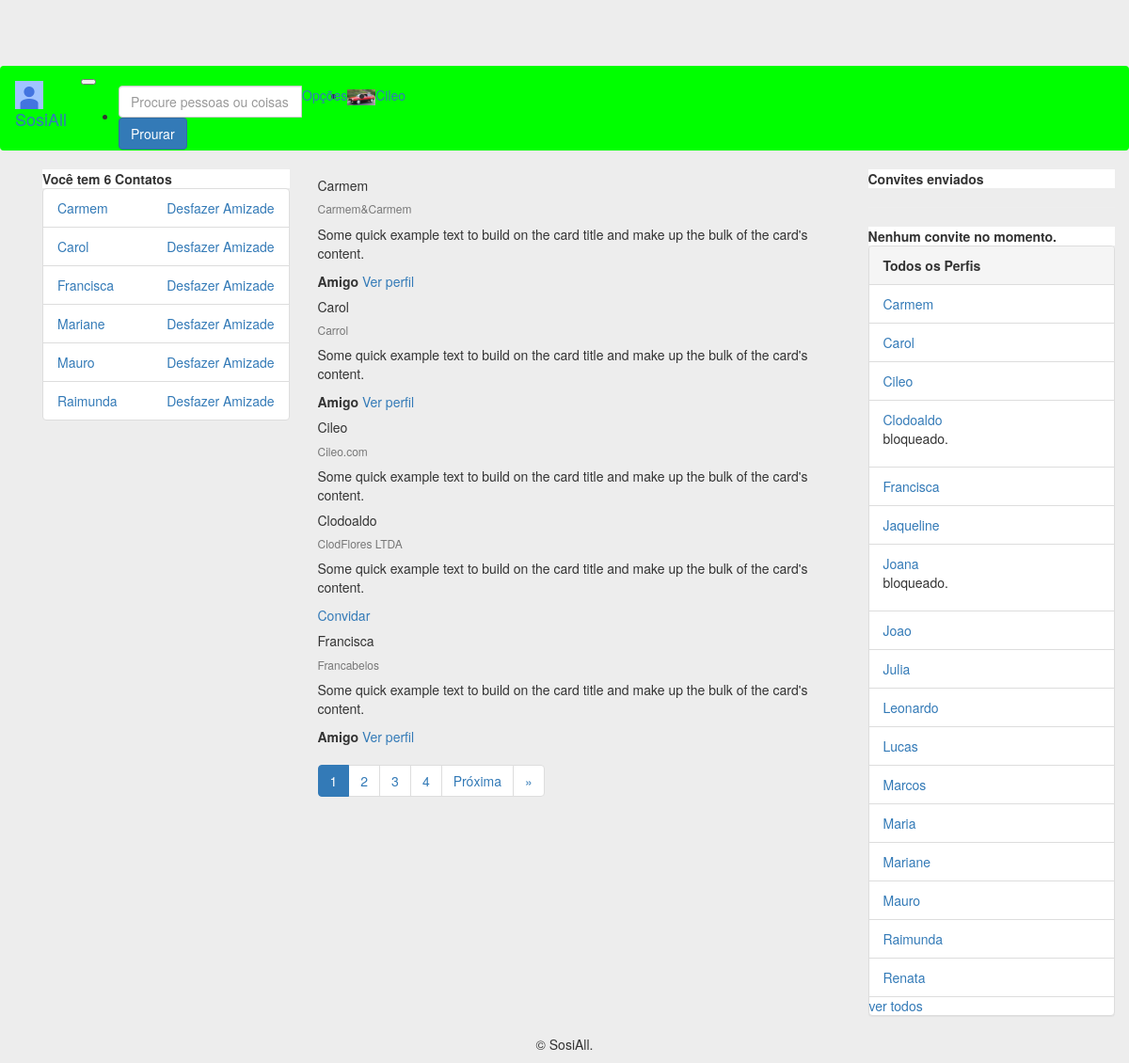
Before: /search (signed in) with the older database file.
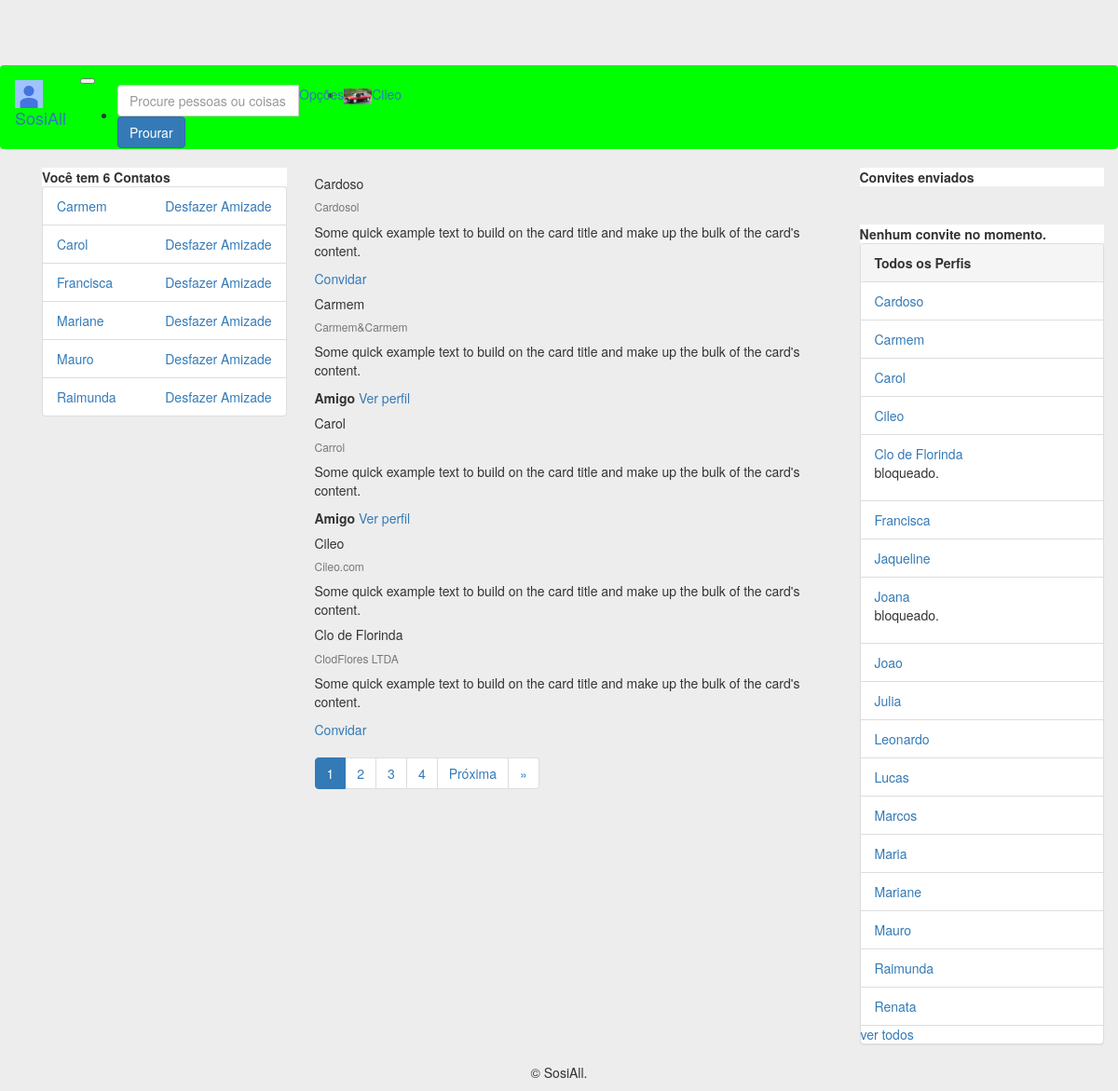
After: the same page with the newer database file.
### perfis/models.py (models this page shows, shortened)
class Perfil(models.Model):
    owner = models.OneToOneField('auth.User', related_name='owner', on_delete=models.CASCADE, blank=True, null=True)
    nome = models.CharField(max_length=255, null=False)
    telefone = models.CharField(max_length=15, null=False)
    nome_empresa = models.CharField(max_length=255, null=False)
    contatos = models.ManyToManyField('Perfil')
    usuario = models.OneToOneField(User, related_name='perfil', on_delete=models.CASCADE)
    criado_em = models.DateTimeField(auto_now_add=True)
    atualizado_em = models.DateTimeField(auto_now=True)
    convidavel = models.BooleanField(blank=True, null=True)
    ativa = models.BooleanField(default=True)
    justificativa = models.TextField(null=True)
    bloqueado = models.BooleanField(default=False)
    error_mensage = models.CharField(max_length=512, null=True)
    foto = models.ImageField(blank=True, null=True, upload_to='media/')
    capa = models.ImageField(blank=True, null=True, upload_to='media/')
    class Meta:
        ordering = ('nome',)
    def pode_convidar(self, perfil):
        nao_pode = self.convite_a_si_mesmo(perfil) or self.ja_eh_contato(perfil) or self.ja_possui_convite(perfil)
        return not nao_pode
    def convite_a_si_mesmo(self, perfil):
        return self == perfil
    def ja_eh_contato(self, perfil):
        return self.contatos.filter(id=perfil.id).exists()
    def ja_possui_convite(self, perfil):
        return (Convite.objects.filter(solicitante=self, convidado=perfil).exists() or
                Convite.objects.filter(solicitante=perfil, convidado=self).exists())
    def __str__(self):
        return self.nome

### perfis/views.py (the view)
# urls.py: path('search', views.search, name='search'),
def search(request):
    perfis = Perfil.objects.all();
    perfil_logado = get_perfil_logado(request)
    ITEMS_PER_PAGE = 5
    search = request.GET.get('word')
    if search:
        perfis = perfis.filter(nome__contains=search,bloqueado=False, ativa=True)
    paginator = Paginator(perfis, ITEMS_PER_PAGE)
    page = request.GET.get('page',1)
    try:
        perfis_search = paginator.get_page(page)
        for perfil in perfis_search:
            perfil.convidavel = perfil.pode_convidar(perfil_logado)
    except InvalidPage:
        perfis_search = paginator.get_page(1)
    if perfil_logado.usuario.is_superuser:
        return render(request, 'perfis/result_search.html', {'perfis_search':perfis_search,
        'perfil_logado':perfil_logado, 'perfis':Perfil.objects.all()})
    return render(request, 'perfis/result_search.html', {
        'perfis_search':perfis_search, 'perfil_logado':perfil_logado
        })

### perfis/views.py (called while the page is built)
def get_perfil_logado(request):
    return request.user.perfil

### perfis/templates/perfis/result_search.html (shortened to what this page needs)
{% extends 'perfis/base_b.html' %}
{% block body %}
{% for perfil in perfis_search %}
<div class="card">
  <div class="card-body">
    <h5 class="card-title">{{perfil.nome}}</h5>
    <h6 class="card-subtitle mb-2 text-muted">{{perfil.nome_empresa}}</h6>
    <p class="card-text">Some quick example text to build on the card title and make up the bulk of the card's content.</p>
    {% if perfil.convidavel %}
    <a href="{% url 'convidar' perfil.id %}" class="card-link">Convidar</a>
    {% endif %}
    {% if perfil_logado in perfil.contatos.all %}
   	<strong>Amigo</strong>
   	 <a href="{% url 'exibir' perfil.id %}" class="card-link">Ver perfil</a>
    {% endif %}
  </div>
</div>
{% endfor %}
<nav aria-label="...">
  <ul class="pagination">
    {% for page in  perfis_search.paginator.page_range %}
    <li class="page-item active">
      {% if perfis_search.number == page %}
      <span class="page-link">{{perfis_search.number}}<span class="sr-only">(current)</span></span>
      {% else %}
      <li class="page-item">
      <a class="page-link" href="?page={{ page }}">{{ page }}</a>
      {% endif %}
    </li>
    {% endfor %}
      {% if perfis_search.has_next %}
    <li class="page-item">
      <a class="page-link" href="?page={{ perfis_search.next_page_number }}">Próxima</a>
    </li>
    <li class="page-item">
      <a class="page-link" href="?page={{ perfis_search.paginator.num_pages }}"> &raquo;</a>
    </li>
    {% endif %}
  </ul>
</nav>
{% endblock %}

### perfis/templates/perfis/base_b.html (shortened to what the changed rows need)
<!DOCTYPE html>
{% load static %}
<html>
<head>
	<link rel="stylesheet" href="{% static 'bootstrap/css/bootstrap.min.css' %}">
    <link rel="stylesheet" href="{% static 'fontawesome/css/fontawesome-all.min.css' %}">
    <link rel="stylesheet" href="{% static 'styles/basic.css' %}">
</head>
<body>
	<nav class="navbar navbar-expand-lg navbar-light fixed-top" id="nav-main">
		<div class="container-fluid">
		 	<div class="collapse navbar-collapse" id="navbarNavDropdown">
			    <ul class="navbar-nav ml-auto">
				     <li class="nav-item">
			        	<a class="nav-link" href="#"><img class="rounded-circle" src="{{perfil_logado.foto}}" width="30" alt=""></a>
			     	</li>
				     <li class="nav-item">
			        	<a class="nav-link" href="{% url 'exibir' perfil_logado.id %}">{{perfil_logado.nome}}</a>
			     	</li>
			    </ul>
		  	</div>
		</div>
	</nav>
	<div class="container">
    	<div class="container">
    		<div class="row">
    			<div class="col-md-3" id="nav">
    			{% if perfil_logado.bloqueado == False %}
    				<div class="card">
			            {% with total=perfil_logado.contatos.count %}
			                {% if total %}
			                    <ul class="list-group">
			                        {% for perfil in perfil_logado.contatos.all %}
			                            <li class="list-group-item">
			                                <a href="{% url 'exibir' perfil.id %}">
			                                    {{ perfil }}
			                                </a>
			                                <a class="pull-right" href="{% url 'desfazer' perfil.id %}" onclick="return confirm('Deseja mesmo  desfazer amizade com {{perfil.nome}}?')">
			                                    Desfazer Amizade
			                                </a>
			                            </li>
			                        {% endfor %}
			                    </ul>
			                {% else %}
			                    <div class="pcard-header">
			                        <strong>Você não tem contatos</strong>
			                    </div>
			                {% endif %}
			            {% endwith %}
			        </div>
    			{% endif %}
    			</div>
    			<div class="col-md-6">
    				{% block body %}
        			{% endblock %}
    			</div>
    			<div class="col-md-3" id="aside">
			        {% if perfil_logado.usuario.is_superuser %}
			        <div class="panel panel-default">
			            {% if perfis %}
			                <ul class="list-group">
			                {% for perfil in perfis %}
			                    <li class="list-group-item">
			                        <a href="{% url 'exibir' perfil.id %}">{{ perfil.nome }}</a>
			                        {% if perfil.bloqueado%}
			                            <p>bloqueado.</p>
			                        {% endif %}
			                    </li>
			                {% endfor %}
			            {% else %}
			                <p>Não há Perfis Cadastrados!</p>
			            {% endif %}
			            </ul>
			        </div>
    				{% endif %}
    			</div>
    		</div>
    	</div>
	</div>
</body>
</html>

Changed rows visible on the page:
no longer on one of the page's lists (row unchanged): Perfil: nome "Francisca", nome_empresa "Francabelos"
added Perfil: nome "Cardoso", nome_empresa "Cardosol", shows "Convidar"
changed Perfil "ClodFlores LTDA": nome "Clodoaldo" → "Clo de Florinda"
